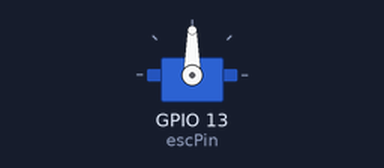
This sketch was run on a simulated ESP32. Parts: servo.

Above: at 0.0 s.
At 2.0 s:
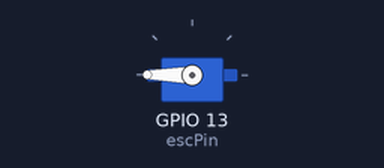
At 7.0 s:
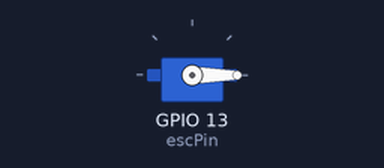
Timing chart, 0 to 8.5 s (numbered marks = the images above):
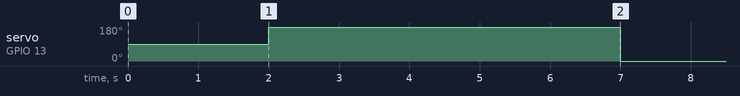

The sketch:

Single_ESC_Calibration.ino
```cpp
#include <ESP32Servo.h>

Servo esc;
int escPin = 13;   // <-- Put the pin of the NEW ESC motor here

void setup() {
  esc.attach(escPin, 1000, 2000);

  delay(2000);

  // Send MAX throttle
  esc.writeMicroseconds(2000);
  delay(5000);

  // Send MIN throttle
  esc.writeMicroseconds(1000);
  delay(5000);
}

void loop() {}
```
